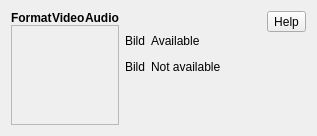
          <widget class="QWidget" name="tabAvailable">
           <attribute name="title">
            <string notr="true"/>
           </attribute>
           <layout class="QHBoxLayout" name="horizontalLayout_11">
            <item>
             <layout class="QVBoxLayout" name="verticalLayout_6">
              <property name="spacing">
               <number>0</number>
              </property>
              <item>
               <layout class="QGridLayout" name="gridLayout">
                <item row="0" column="0" alignment="Qt::AlignHCenter">
                 <widget class="QLabel" name="label_4">
                  <property name="font">
                   <font>
                    <weight>75</weight>
                    <bold>true</bold>
                   </font>
                  </property>
                  <property name="text">
                   <string>Format</string>
                  </property>
                 </widget>
                </item>
                <item row="0" column="1" alignment="Qt::AlignHCenter">
                 <widget class="QLabel" name="label_2">
                  <property name="font">
                   <font>
                    <weight>75</weight>
                    <bold>true</bold>
                   </font>
                  </property>
                  <property name="text">
                   <string>Video</string>
                  </property>
                 </widget>
                </item>
                <item row="0" column="2" alignment="Qt::AlignHCenter">
                 <widget class="QLabel" name="label">
                  <property name="font">
                   <font>
                    <weight>75</weight>
                    <bold>true</bold>
                   </font>
                  </property>
                  <property name="text">
                   <string>Audio</string>
                  </property>
                 </widget>
                </item>
               </layout>
              </item>
              <item>
               <widget class="QScrollArea" name="scrollAreaAvailable">
                <property name="minimumSize">
                 <size>
                  <width>0</width>
                  <height>100</height>
                 </size>
                </property>
                <property name="widgetResizable">
                 <bool>true</bool>
                </property>
                <widget class="QWidget" name="scrollAreaWidgetContentsAvailable">
                 <property name="geometry">
                  <rect>
                   <x>0</x>
                   <y>0</y>
                   <width>250</width>
                   <height>366</height>
                  </rect>
                 </property>
                 <layout class="QGridLayout" name="gridLayoutAvailable">
                  <property name="leftMargin">
                   <number>0</number>
                  </property>
                  <property name="spacing">
                   <number>0</number>
                  </property>
                 </layout>
                </widget>
               </widget>
              </item>
             </layout>
            </item>
            <item>
             <layout class="QVBoxLayout" name="verticalLayout_12">
              <item>
               <layout class="QVBoxLayout" name="verticalLayout_8">
                <item>
                 <widget class="QLabel" name="label_5">
                  <property name="text">
                   <string/>
                  </property>
                 </widget>
                </item>
               </layout>
              </item>
              <item>
               <layout class="QHBoxLayout" name="horizontalLayout_6">
                <item>
                 <widget class="QLabel" name="labelAvalible">
                  <property name="text">
                   <string notr="true">Bild</string>
                  </property>
                 </widget>
                </item>
                <item>
                 <widget class="QLabel" name="label_3">
                  <property name="text">
                   <string>Available</string>
                  </property>
                 </widget>
                </item>
                <item>
                 <spacer name="horizontalSpacer_4">
                  <property name="orientation">
                   <enum>Qt::Horizontal</enum>
                  </property>
                  <property name="sizeHint" stdset="0">
                   <size>
                    <width>40</width>
                    <height>20</height>
                   </size>
                  </property>
                 </spacer>
                </item>
               </layout>
              </item>
              <item>
               <layout class="QHBoxLayout" name="horizontalLayout_9">
                <item>
                 <widget class="QLabel" name="labelNotAvailable">
                  <property name="text">
                   <string notr="true">Bild</string>
                  </property>
                 </widget>
                </item>
                <item>
                 <widget class="QLabel" name="label_6">
                  <property name="text">
                   <string>Not available</string>
                  </property>
                 </widget>
                </item>
                <item>
                 <spacer name="horizontalSpacer_3">
                  <property name="orientation">
                   <enum>Qt::Horizontal</enum>
                  </property>
                  <property name="sizeHint" stdset="0">
                   <size>
                    <width>40</width>
                    <height>20</height>
                   </size>
                  </property>
                 </spacer>
                </item>
               </layout>
              </item>
              <item>
               <spacer name="verticalSpacer_2">
                <property name="orientation">
                 <enum>Qt::Vertical</enum>
                </property>
                <property name="sizeHint" stdset="0">
                 <size>
                  <width>20</width>
                  <height>40</height>
                 </size>
                </property>
               </spacer>
              </item>
             </layout>
            </item>
            <item>
             <layout class="QVBoxLayout" name="verticalLayout_10">
              <item>
               <widget class="QToolButton" name="toolButtonAvalaibleHelp">
                <property name="toolTip">
                 <string notr="true"/>
                </property>
                <property name="text">
                 <string notr="true">Help</string>
                </property>
               </widget>
              </item>
              <item>
               <spacer name="verticalSpacer_6">
                <property name="orientation">
                 <enum>Qt::Vertical</enum>
                </property>
                <property name="sizeHint" stdset="0">
                 <size>
                  <width>20</width>
                  <height>40</height>
                 </size>
                </property>
               </spacer>
              </item>
             </layout>
            </item>
           </layout>
          </widget>
